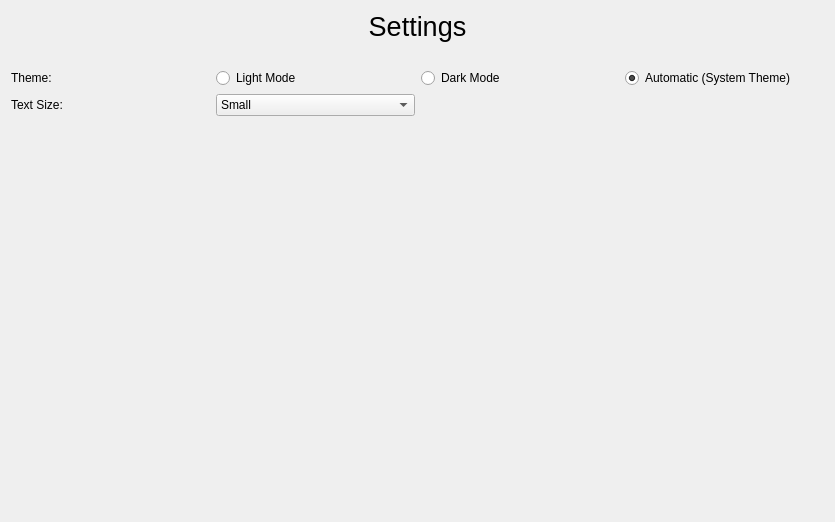
<?xml version="1.0" encoding="UTF-8"?>
<ui version="4.0">
 <class>Form</class>
 <widget class="QWidget" name="Form">
  <property name="geometry">
   <rect>
    <x>0</x>
    <y>0</y>
    <width>835</width>
    <height>522</height>
   </rect>
  </property>
  <property name="windowTitle">
   <string>Form</string>
  </property>
  <layout class="QVBoxLayout" name="verticalLayout_2">
   <item>
    <widget class="QLabel" name="label">
     <property name="font">
      <font>
       <pointsize>20</pointsize>
      </font>
     </property>
     <property name="text">
      <string>Settings</string>
     </property>
     <property name="alignment">
      <set>Qt::AlignCenter</set>
     </property>
    </widget>
   </item>
   <item>
    <spacer name="verticalSpacer">
     <property name="orientation">
      <enum>Qt::Vertical</enum>
     </property>
     <property name="sizeType">
      <enum>QSizePolicy::Minimum</enum>
     </property>
     <property name="sizeHint" stdset="0">
      <size>
       <width>20</width>
       <height>20</height>
      </size>
     </property>
    </spacer>
   </item>
   <item>
    <layout class="QGridLayout" name="gridLayout" rowstretch="0,1">
     <item row="0" column="1">
      <widget class="QRadioButton" name="light_theme">
       <property name="text">
        <string>Light Mode</string>
       </property>
      </widget>
     </item>
     <item row="0" column="3">
      <widget class="QRadioButton" name="system_theme">
       <property name="text">
        <string>Automatic (System Theme)</string>
       </property>
       <property name="checked">
        <bool>true</bool>
       </property>
      </widget>
     </item>
     <item row="1" column="0">
      <widget class="QLabel" name="textsize_label">
       <property name="text">
        <string>Text Size:</string>
       </property>
      </widget>
     </item>
     <item row="0" column="2">
      <widget class="QRadioButton" name="dark_theme">
       <property name="text">
        <string>Dark Mode</string>
       </property>
      </widget>
     </item>
     <item row="1" column="1">
      <widget class="QComboBox" name="comboBox">
       <item>
        <property name="text">
         <string>Small</string>
        </property>
       </item>
       <item>
        <property name="text">
         <string>Medium</string>
        </property>
       </item>
       <item>
        <property name="text">
         <string>Large</string>
        </property>
       </item>
      </widget>
     </item>
     <item row="0" column="0">
      <widget class="QLabel" name="theme_label">
       <property name="text">
        <string>Theme:</string>
       </property>
      </widget>
     </item>
    </layout>
   </item>
   <item>
    <spacer name="verticalSpacer_2">
     <property name="orientation">
      <enum>Qt::Vertical</enum>
     </property>
     <property name="sizeHint" stdset="0">
      <size>
       <width>20</width>
       <height>40</height>
      </size>
     </property>
    </spacer>
   </item>
  </layout>
 </widget>
 <tabstops>
  <tabstop>light_theme</tabstop>
  <tabstop>dark_theme</tabstop>
  <tabstop>system_theme</tabstop>
  <tabstop>comboBox</tabstop>
 </tabstops>
 <resources/>
 <connections/>
</ui>
